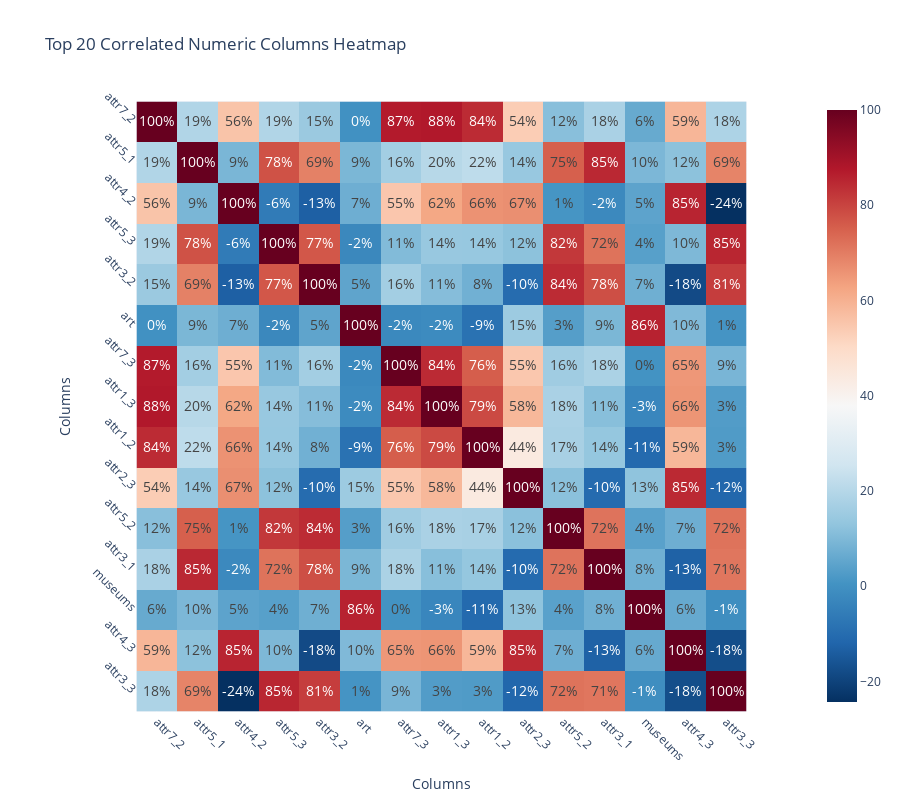

Notebook cell for this chart:
### Code cell
def plot_highly_correlated(df, threshold=0.8, n=10):
    # Select only the numeric columns in the dataframe
    df_numeric = df.select_dtypes(include=[np.number])

    # Calculate the correlation matrix for numeric columns
    correlation_matrix = df_numeric.corr()

    # Unstack the correlation matrix to create pairs of columns
    corr_pairs = correlation_matrix.unstack()

    # Remove auto-correlations (correlation of a column with itself)
    corr_pairs = corr_pairs[corr_pairs.index.get_level_values(0) != corr_pairs.index.get_level_values(1)]

    # Filter pairs with correlation greater than the threshold (absolute value)
    highly_correlated_pairs = corr_pairs[abs(corr_pairs) > threshold]

    # Sort the correlation pairs by absolute value and select the top N pairs
    top_corr_pairs = highly_correlated_pairs.abs().sort_values(ascending=False).head(n)

    # Display the top N most correlated pairs
    print(f"Top {n} highly correlated pairs (threshold > {threshold}):")
    print(top_corr_pairs)

    # Extract the unique columns involved in the top N correlated pairs
    top_columns = set()
    for pair in top_corr_pairs.index:
        top_columns.update(pair)

    # Convert top_columns set to a list
    top_columns_list = list(top_columns)

    # Create a subset of the correlation matrix with only the top N correlated columns
    top_corr_matrix = correlation_matrix.loc[top_columns_list, top_columns_list]

    # Change to percentage
    top_corr_matrix = top_corr_matrix * 100


    # Plot the heatmap using Plotly Express
    fig = px.imshow(top_corr_matrix, 
                    text_auto=True, 
                    color_continuous_scale='RdBu_r', 
                    title=f"Top {n} Correlated Numeric Columns Heatmap")
    
        # Adjust the layout to use the full width of the notebook and make the squares larger
    fig.update_layout(
        width=None,  # Use the default (full width of the notebook)
        height=800,  # Increase height to make squares larger
        xaxis_title="Columns", 
        yaxis_title="Columns",
        autosize=True,  # Ensure the figure resizes appropriately
        xaxis=dict(tickangle=45),  # Rotate column names if necessary
        yaxis=dict(tickangle=45),  # Rotate row names if necessary
    )

    fig.update_traces(
        texttemplate="%{z:.0f}%",  # Convert the value to a percentage with 0 decimal place
        textfont=dict(size=14),  # Adjust the text size
    )
    
    fig.show()


df_corr = df.drop(columns=["id", "iid", "pid"])
# Appeler la fonction avec un seuil de 0.8
plot_highly_correlated(df_corr, threshold=0.7, n=20)

### Figure 1 — Plotly figure (JSON) as saved in the notebook; plotly's stock layout.template omitted (floating-point values rounded to 4 significant figures; data arrays with more than 128 entries replaced by an {"elided": "..."} marker saying what was removed)
{"data": [{"coloraxis": "coloraxis", "hovertemplate": "x: %{x}<br>y: %{y}<br>color: %{z}<extra></extra>", "name": "0", "textfont": {"size": 14}, "texttemplate": "%{z:.0f}%", "type": "heatmap", "x": ["attr7_2", "attr5_1", "attr4_2", "attr5_3", "attr3_2", "art", "attr7_3", "attr1_3", "attr1_2", "attr2_3", "attr5_2", "attr3_1", "museums", "attr4_3", "attr3_3"], "xaxis": "x", "y": ["attr7_2", "attr5_1", "attr4_2", "attr5_3", "attr3_2", "art", "attr7_3", "attr1_3", "attr1_2", "attr2_3", "attr5_2", "attr3_1", "museums", "attr4_3", "attr3_3"], "yaxis": "y", "z": {"elided": "15x15 float values"}}], "layout": {"autosize": true, "coloraxis": {"colorscale": [[0, "rgb(5,48,97)"], [0.1, "rgb(33,102,172)"], [0.2, "rgb(67,147,195)"], [0.3, "rgb(146,197,222)"], [0.4, "rgb(209,229,240)"], [0.5, "rgb(247,247,247)"], [0.6, "rgb(253,219,199)"], [0.7, "rgb(244,165,130)"], [0.8, "rgb(214,96,77)"], [0.9, "rgb(178,24,43)"], [1, "rgb(103,0,31)"]]}, "height": 800, "title": {"text": "Top 20 Correlated Numeric Columns Heatmap"}, "xaxis": {"anchor": "y", "constrain": "domain", "domain": [0, 1], "scaleanchor": "y", "tickangle": 45, "title": {"text": "Columns"}}, "yaxis": {"anchor": "x", "autorange": "reversed", "constrain": "domain", "domain": [0, 1], "tickangle": 45, "title": {"text": "Columns"}}}}
